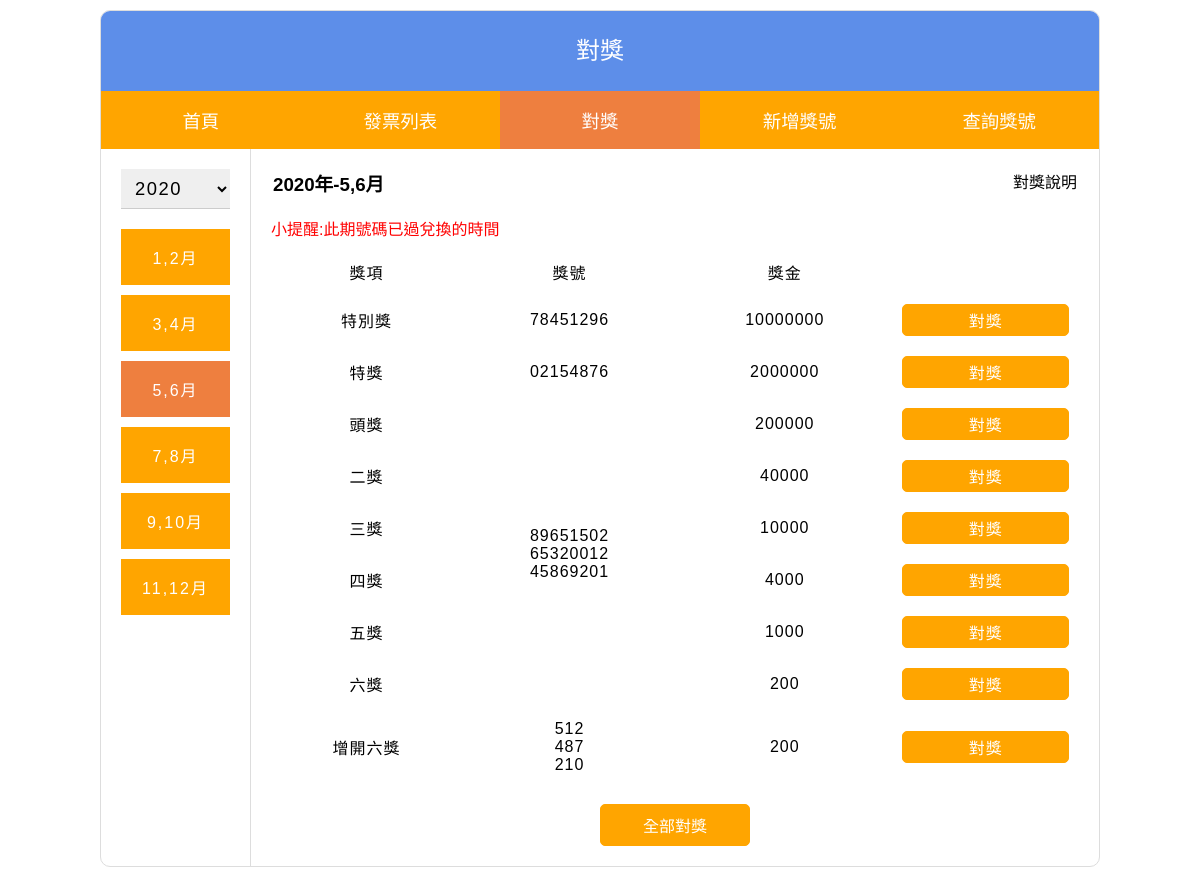
Screenshot of /award.php with the database file from the repository.
### tables this page shows
CREATE TABLE `award_number` (
  `id` int(10) UNSIGNED NOT NULL COMMENT '流水號',
  `year` year(4) NOT NULL COMMENT '年份',
  `period` tinyint(1) UNSIGNED NOT NULL COMMENT '期別',
  `number` varchar(8) NOT NULL COMMENT '發票號碼	',
  `type` tinyint(1) UNSIGNED NOT NULL COMMENT '獎項'
);

### com/base.php (called while the page is built, shortened)
<?php
  $dsn="mysql:host=localhost;charset=utf8;dbname=invoice";
  $pdo=new PDO($dsn,"root","");
  function find($table,$arg){
    global $pdo;
    $sql="select * from `$table` ";
    if(is_array($arg)){
      $tmp=[];
      foreach($arg as $key => $value){
        $tmp[]=sprintf("`%s`='%s'",$key,$value);
      }
      $sql=$sql." where ". implode(" && ", $tmp);
    }else{
      $sql=$sql." where `id`='$arg'";
    }
    $row=$pdo->query($sql)->fetch(PDO::FETCH_ASSOC);
    return $row;
  }
  function all($table,...$arg){
    global $pdo;
    $sql="select * from $table ";
    if(isset($arg[0]) && is_array($arg[0])){
      $tmp=[];
      foreach($arg[0] as $key => $value){
        $tmp[]=sprintf("`%s`='%s'",$key,$value);
      }
      $sql=$sql." where ". implode(" && ", $tmp);
    }
    return $pdo->query($sql)->fetchAll();
  }
?>

### award.php (the view, shortened to what this page needs)
<?php
include "./com/base.php";
$y=date("Y");
$p=ceil(date("n")/2);
$num1=find('award_number',['period'=>$p,'year'=>$y,'type'=>1]);
$num2=find('award_number',['period'=>$p,'year'=>$y,'type'=>2]);
$num3=all('award_number',['period'=>$p,'year'=>$y,'type'=>3]);
$num4=all('award_number',['period'=>$p,'year'=>$y,'type'=>4]);
?>
<!DOCTYPE html>
<html lang="zh-TW">
<head>
  <link rel="stylesheet" href="./css/style.css">
  <link rel="stylesheet" href="./css/award.css">
</head>
<body>
  <div class="container">
    <?php
      include "./include/header.php";
    ?>
    <div class="invoiceBox">
      <div class="sideNav">
        <select name="year" onchange="location=this.value;">
          <?php
            $yToday = date("Y");
            $y1=$yToday-4;
            for($i=$y1;$i<=$yToday;$i++){
              $selected=($y==$i)?'selected':'';
              echo "<option value='award.php?y=$i&p=$p' ".$selected.">".$i."</option>";
            }
          ?>
        </select>
        <ul>
          <li><a class="<?=($p==1)?'active':'';?>" href="award.php?y=<?=$y;?>&p=1">1,2月</a></li>
          <li><a class="<?=($p==2)?'active':'';?>" href="award.php?y=<?=$y;?>&p=2">3,4月</a></li>
          <li><a class="<?=($p==3)?'active':'';?>" href="award.php?y=<?=$y;?>&p=3">5,6月</a></li>
          <li><a class="<?=($p==4)?'active':'';?>" href="award.php?y=<?=$y;?>&p=4">7,8月</a></li>
          <li><a class="<?=($p==5)?'active':'';?>" href="award.php?y=<?=$y;?>&p=5">9,10月</a></li>
          <li><a class="<?=($p==6)?'active':'';?>" href="award.php?y=<?=$y;?>&p=6">11,12月</a></li>
        </ul>
      </div>
      <div class="listBox">
        <div class="topBar">
          <?php
            if($p==0){
              echo "<h3>".$y."年- All</h3>";
            }else{
              echo "<h3>".$y."年-".($p*2-1).",".($p*2)."月</h3>";
            }
          ?>
          <a class="btnDesc" href="javascript:void(0);">對獎說明</a>
        </div>
        <p class=tip>小提醒:此期號碼已過兌換的時間</p>
        <form action="" method="post">
          <table>
            <tr>
              <td>獎項</td>
              <td>獎號</td>
              <td>獎金</td>
              <td></td>
            </tr>
            <tr>
              <td>特別獎</td>
              <td>
                <?php
                  if(!empty($num1['number'])){
                    echo $num1['number'];
                  }
                ?>
              </td>
              <td>10000000</td>
              <td><a class="btn btnAward" href="award_number.php?aw=1&year=<?=$y;?>&period=<?=$p;?>">對獎</a></td>
            </tr>
            <tr>
              <td>特獎</td>
              <td>
                <?php
                  if(!empty($num2['number'])){
                    echo $num2['number'];
                  }
                ?>
              </td>
              <td>2000000</td>
              <td><a class="btn btnAward" href="award_number.php?aw=2&year=<?=$y;?>&period=<?=$p;?>">對獎</a></td>
            </tr>
            <tr>
              <td>頭獎</td>
              <td rowspan="6">
                <?php
                  foreach($num3 as $n){
                    if(!empty($n['number'])){
                      echo "<p>".$n['number']."</p>";
                    }
                  }
                ?>
              </td>
              <td>200000</td>
              <td><a class="btn btnAward" href="award_number.php?aw=3&year=<?=$y;?>&period=<?=$p;?>">對獎</a></td>
            </tr>
            <tr>
              <td>二獎</td>
              <td>40000</td>
              <td><a class="btn btnAward" href="award_number.php?aw=4&year=<?=$y;?>&period=<?=$p;?>">對獎</a></td>
            </tr>
            <tr>
              <td>三獎</td>
              <td>10000</td>
              <td><a class="btn btnAward" href="award_number.php?aw=5&year=<?=$y;?>&period=<?=$p;?>">對獎</a></td>
            </tr>
            <tr>
              <td>四獎</td>
              <td>4000</td>
              <td><a class="btn btnAward" href="award_number.php?aw=6&year=<?=$y;?>&period=<?=$p;?>">對獎</a></td>
            </tr>
            <tr>
              <td>五獎</td>
              <td>1000</td>
              <td><a class="btn btnAward" href="award_number.php?aw=7&year=<?=$y;?>&period=<?=$p;?>">對獎</a></td>
            </tr>
            <tr>
              <td>六獎</td>
              <td>200</td>
              <td><a class="btn btnAward" href="award_number.php?aw=8&year=<?=$y;?>&period=<?=$p;?>">對獎</a></td>
            </tr>
            <tr>
              <td>增開六獎</td>
              <td>
                <?php
                  foreach($num4 as $n){
                    if(!empty($n['number'])){
                      echo "<p>".$n['number']."</p>";
                    }
                  }
                ?>
              </td>
              <td>200</td>
              <td><a class="btn btnAward" href="award_number.php?aw=9&year=<?=$y;?>&period=<?=$p;?>">對獎</a></td>
            </tr>
          </table>
          <div class="btnBar">
            <a class="btn2" href="award_number.php?aw=0&year=<?=$y;?>&period=<?=$p;?>">全部對獎</a>
          </div>
        </form>
      </div>
    </div>
  </div>
</body>
</html>

### css/style.css (style rules this page uses)
* { margin: 0; padding: 0; box-sizing: border-box; font-family: 'Microsoft JhengHei', Arial, Helvetica, sans-serif; }
a { display: block; text-decoration: none; transition-duration: 0.5s; }
.btn { display: inline-block; width: 100%; color: #fff; background-color: orange; padding: 3px 15px; border-radius: 5px; }
.btn2 { display: inline-block; width: 150px; color: #fff; background-color: orange; margin: 0 auto; padding: 8px 0; text-align: center; border-radius: 5px; border: 1px solid orange; }
.btnBar { margin-top: 20px; text-align: center; }
ul li { list-style: none; }
select,input { width: 100%; height: 40px; padding: 0 10px; border: 0px solid #ccc; border-bottom: 1px solid #ccc; font-size: 1rem; letter-spacing: 1.5px; }
table { width: 100%; text-align: center; border-collapse: collapse; letter-spacing: 1px; }
table tr td { padding: 10px; }
.container { width: 1000px; margin: 10px auto; border-radius: 10px; overflow: hidden; border: 1px solid #ddd; }

### css/award.css (style rules this page uses)
.invoiceBox { display: flex; }
.invoiceBox > div { padding: 20px; }
.sideNav { width: 150px; min-width: 150px; border-right: 1px solid #ddd; }
.sideNav select { font-size: 1.15rem; margin-bottom: 20px; }
.sideNav ul li { margin-bottom: 10px; text-align: center; letter-spacing: 2px; }
.sideNav ul li:last-child { margin-bottom: 0; }
.sideNav ul li a { color: #fff; background-color: orange; border: 1px solid orange; padding: 15px 0; }
.sideNav ul li a.active { background-color: #ee7f3f; border: 1px solid #ee7f3f; pointer-events: none; }
.listBox { width: 100%; }
.topBar { display: flex; margin-bottom: 20px; padding: 0 2px; justify-content: space-between; }
.topBar .btnDesc { color: #000; }
.tip { color: red; margin-bottom: 10px; }
.btnAward { color: #fff; background-color: orange; border: 1px solid orange; }

### rows the page displays
award_number: number "78451296"
award_number: number "02154876"
award_number: number "89651502"
award_number: number "65320012"
award_number: number "45869201"
award_number: number "512"
award_number: number "487"
award_number: number "210"

### other values shown
$pageheader "對獎"
$y "2020"
$p*2-1 "5"
$p*2 "6"
form field year "2020"
